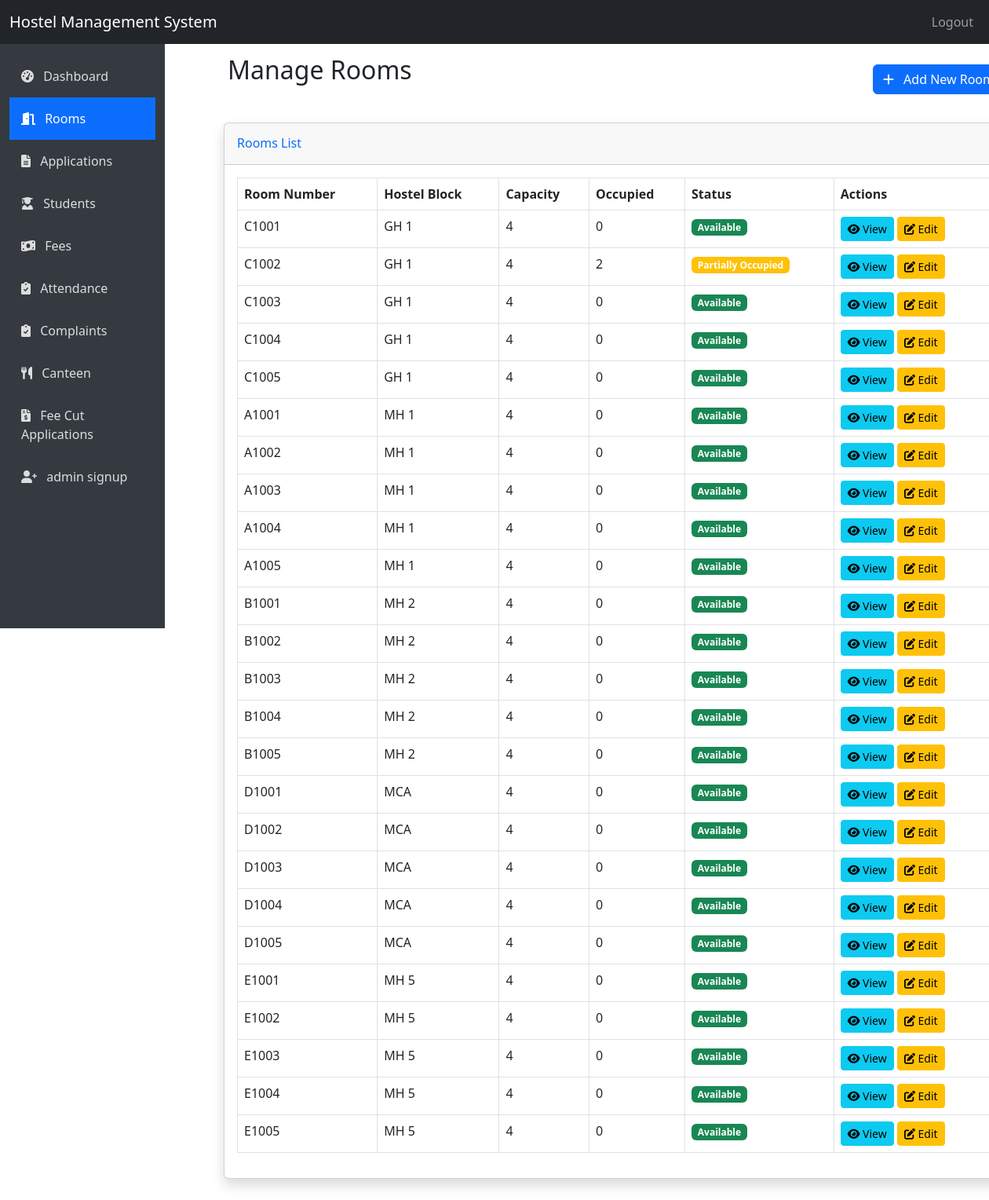
/admin/rooms (signed in), run on the app's committed database.
### hostel1.11-main/hostel1.0/app.py (models this page shows)
class Room(db.Model):
    id = db.Column(db.Integer, primary_key=True)
    room_number = db.Column(db.String(10), unique=True, nullable=False)
    capacity = db.Column(db.Integer, nullable=False)
    occupied = db.Column(db.Integer, default=0)
    hostel_block = db.Column(db.String(10), nullable=False)
    gender = db.Column(db.String(10), nullable=False)  # 'male' or 'female'
    students = db.relationship('Student', backref='room')

### hostel1.11-main/hostel1.0/app.py (the view)
@app.route('/admin/rooms')
def admin_rooms():
    if 'user_id' not in session or session['role'] != 'admin':
        return redirect(url_for('login'))
    rooms = Room.query.all()
    return render_template('admin/rooms.html', rooms=rooms)

### hostel1.11-main/hostel1.0/templates/admin/rooms.html (shortened to what this page needs)
{% extends "layout.html" %}
{% block content %}
<div class="d-flex justify-content-between align-items-center mb-4">
    <h2 class="mb-4">Manage Rooms</h2>
    <a href="{{ url_for('add_room') }}" class="btn btn-primary">
        <i class="fas fa-plus me-2"></i> Add New Room
    </a>
</div>
<div class="card shadow mb-4">
    <div class="card-header py-3">
        <h6 class="m-0 font-weight-bold text-primary">Rooms List</h6>
    </div>
    <div class="card-body">
        <div class="table-responsive">
            <table class="table table-bordered" id="roomsTable" width="100%" cellspacing="0">
                <thead>
                    <tr>
                        <th>Room Number</th>
                        <th>Hostel Block</th>
                        <th>Capacity</th>
                        <th>Occupied</th>
                        <th>Status</th>
                        <th>Actions</th>
                    </tr>
                </thead>
                <tbody>
                    {% for room in rooms %}
                    <tr>
                        <td>{{ room.room_number }}</td>
                        <td>{{ room.hostel_block }}</td>
                        <td>{{ room.capacity }}</td>
                        <td>{{ room.occupied }}</td>
                        <td>
                            {% if room.occupied >= room.capacity %}
                                <span class="badge bg-danger">Full</span>
                            {% elif room.occupied > 0 %}
                                <span class="badge bg-warning">Partially Occupied</span>
                            {% else %}
                                <span class="badge bg-success">Available</span>
                            {% endif %}
                        </td>
                        <td>
                            <a href="{{ url_for('view_room', room_id=room.id) }}" class="btn btn-sm btn-info">
                                <i class="fas fa-eye"></i> View
                            </a>
                            <a href="{{ url_for('edit_room', room_id=room.id) }}" class="btn btn-sm btn-warning">
                                <i class="fas fa-edit"></i> Edit
                            </a>
                        </td>
                    </tr>
                    {% endfor %}
                </tbody>
            </table>
        </div>
    </div>
</div>
{% endblock %}

### hostel1.11-main/hostel1.0/templates/layout.html (shortened to what this page needs)
<!DOCTYPE html>
<html lang="en">
<head>
    <link href="https://cdn.jsdelivr.net/npm/bootstrap@5.3.0-alpha1/dist/css/bootstrap.min.css" rel="stylesheet">
    <link rel="stylesheet" href="https://cdnjs.cloudflare.com/ajax/libs/font-awesome/6.0.0/css/all.min.css">
</head>
<body>
    <nav class="navbar navbar-expand-lg navbar-dark bg-dark fixed-top">
        <div class="container-fluid">
            <a class="navbar-brand" href="{{ url_for('home') }}">Hostel Management System</a>
            <div class="collapse navbar-collapse" id="navbarNav">
                <ul class="navbar-nav ms-auto">
                    {% if 'user_id' in session %}
                        <li class="nav-item">
                            <a class="nav-link" href="{{ url_for('logout') }}">Logout</a>
                        </li>
                    {% else %}
                        <li class="nav-item">
                            <a class="nav-link" href="{{ url_for('login') }}">Login</a>
                        </li>
                    {% endif %}
                </ul>
            </div>
        </div>
    </nav>
    {% if 'user_id' in session %}
        <div class="container-fluid">
            <div class="row">
                <div class="col-md-2 sidebar">
                    {% if session['role'] == 'admin' %}
                        <a href="{{ url_for('admin_dashboard') }}" class="{% if request.path == url_for('admin_dashboard') %}active{% endif %}">
                            <i class="fas fa-tachometer-alt me-2"></i> Dashboard
                        </a>
                        <a href="{{ url_for('admin_rooms') }}" class="{% if request.path == url_for('admin_rooms') %}active{% endif %}">
                            <i class="fas fa-door-open me-2"></i> Rooms
                        </a>
                        <a href="{{ url_for('admin_applications') }}" class="{% if request.path == url_for('admin_applications') %}active{% endif %}">
                            <i class="fas fa-file-alt me-2"></i> Applications
                        </a>
                        <a href="{{ url_for('admin_students') }}" class="{% if request.path == url_for('admin_students') %}active{% endif %}">
                            <i class="fas fa-user-graduate me-2"></i> Students
                        </a>
                        <a href="{{ url_for('admin_fees') }}" class="{% if request.path == url_for('admin_fees') %}active{% endif %}">
                            <i class="fas fa-money-bill-wave me-2"></i> Fees
                        </a>
                        <a href="{{ url_for('admin_attendance') }}" class="{% if request.path == url_for('admin_attendance') %}active{% endif %}">
                            <i class="fas fa-clipboard-check me-2"></i> Attendance
                        </a>
                        <a href="{{ url_for('admin_complaints') }}" class="{% if request.path == url_for('admin_complaints') %}active{% endif %}">
                            <i class="fas fa-clipboard-check me-2"></i> Complaints
                        </a>
                        <a href="{{ url_for('admin_canteen') }}" class="{% if request.path == url_for('admin_canteen') %}active{% endif %}">
                            <i class="fas fa-utensils me-2"></i> Canteen
                        </a>
                        <a href="{{ url_for('admin_fee_cut_applications') }}" class="{% if request.path == url_for('admin_fee_cut_applications') %}active{% endif %}">
                            <i class="fas fa-file-invoice-dollar me-2"></i> Fee Cut Applications
                        </a>
                        <a href="{{ url_for('admin_signup') }}" class="{% if request.path == url_for('admin_signup') %}active{% endif %}">
                            <i  class="fas fa-user-plus me-2"></i> admin signup
                        </a>
                    {% endif %}
                </div>
                <div class="col-md-10 content">
                    {% block content %}{% endblock %}
                </div>
            </div>
        </div>
    {% endif %}
</body>
</html>

### hostel1.11-main/hostel1.0/templates/layout.html (style rules this page uses)
.sidebar { height: 100vh; position: fixed; top: 0; left: 0; padding-top: 70px; background-color: #343a40; color: white; }
.sidebar a { color: #ddd; padding: 15px; display: block; text-decoration: none; }
.sidebar .active { background-color: #0d6efd; color: white; }
.content { margin-left: 250px; padding: 20px; padding-top: 70px; }

### hostel1.11-main/hostel1.0/templates/admin/rooms.html (style rules this page uses)
.card { margin-left: 15px; }
h2.mb-4 { padding-left: 20px; }

### data on the page
Room: room_number "C1001", hostel_block "GH 1", capacity "4", occupied "0", shows "Available"
Room: room_number "C1002", hostel_block "GH 1", capacity "4", occupied "2", shows "Partially Occupied"
Room: room_number "C1003", hostel_block "GH 1", capacity "4", occupied "0", shows "Available"
Room: room_number "C1004", hostel_block "GH 1", capacity "4", occupied "0", shows "Available"
Room: room_number "C1005", hostel_block "GH 1", capacity "4", occupied "0", shows "Available"
Room: room_number "A1001", hostel_block "MH 1", capacity "4", occupied "0", shows "Available"
Room: room_number "A1002", hostel_block "MH 1", capacity "4", occupied "0", shows "Available"
Room: room_number "A1003", hostel_block "MH 1", capacity "4", occupied "0", shows "Available"
Room: room_number "A1004", hostel_block "MH 1", capacity "4", occupied "0", shows "Available"
Room: room_number "A1005", hostel_block "MH 1", capacity "4", occupied "0", shows "Available"
Room: room_number "B1001", hostel_block "MH 2", capacity "4", occupied "0", shows "Available"
Room: room_number "B1002", hostel_block "MH 2", capacity "4", occupied "0", shows "Available"
Room: room_number "B1003", hostel_block "MH 2", capacity "4", occupied "0", shows "Available"
Room: room_number "B1004", hostel_block "MH 2", capacity "4", occupied "0", shows "Available"
Room: room_number "B1005", hostel_block "MH 2", capacity "4", occupied "0", shows "Available"
Room: room_number "D1001", hostel_block "MCA", capacity "4", occupied "0", shows "Available"
Room: room_number "D1002", hostel_block "MCA", capacity "4", occupied "0", shows "Available"
Room: room_number "D1003", hostel_block "MCA", capacity "4", occupied "0", shows "Available"
Room: room_number "D1004", hostel_block "MCA", capacity "4", occupied "0", shows "Available"
Room: room_number "D1005", hostel_block "MCA", capacity "4", occupied "0", shows "Available"
Room: room_number "E1001", hostel_block "MH 5", capacity "4", occupied "0", shows "Available"
Room: room_number "E1002", hostel_block "MH 5", capacity "4", occupied "0", shows "Available"
Room: room_number "E1003", hostel_block "MH 5", capacity "4", occupied "0", shows "Available"
Room: room_number "E1004", hostel_block "MH 5", capacity "4", occupied "0", shows "Available"
Room: room_number "E1005", hostel_block "MH 5", capacity "4", occupied "0", shows "Available"
